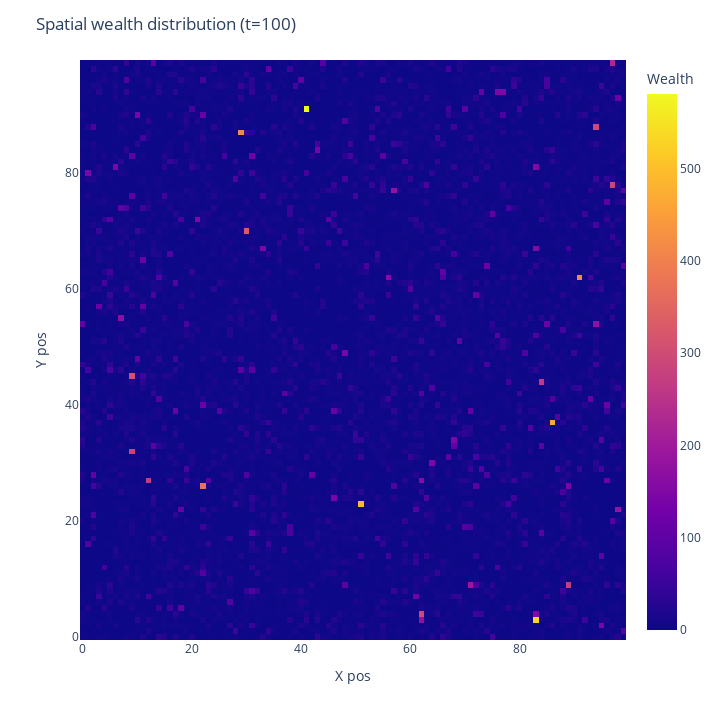

Notebook source saved alongside this figure:
### Code cell
# Plot ending type/wealth distribution
plot2D_modelTypes(model)
plot2D_modelWealth(model)

### Figure 1 — Plotly figure (JSON) as saved in the notebook; plotly's stock layout.template omitted (floating-point values rounded to 4 significant figures; data arrays with more than 128 entries replaced by an {"elided": "..."} marker saying what was removed)
{"data": [{"coloraxis": "coloraxis", "histfunc": "sum", "hovertemplate": "x_pos=%{x}<br>y_pos=%{y}<br>sum of wealth=%{z}<extra></extra>", "name": "", "nbinsx": 100, "nbinsy": 100, "type": "histogram2d", "x": {"elided": "9027 int values"}, "xaxis": "x", "xbingroup": "x", "y": {"elided": "9027 int values"}, "yaxis": "y", "ybingroup": "y", "z": {"elided": "9027 float values"}}], "layout": {"coloraxis": {"colorbar": {"title": {"text": "Wealth"}}, "colorscale": [[0, "#0d0887"], [0.1111, "#46039f"], [0.2222, "#7201a8"], [0.3333, "#9c179e"], [0.4444, "#bd3786"], [0.5556, "#d8576b"], [0.6667, "#ed7953"], [0.7778, "#fb9f3a"], [0.8889, "#fdca26"], [1, "#f0f921"]]}, "height": 720, "legend": {"tracegroupgap": 0}, "margin": {"t": 60}, "title": {"text": "Spatial wealth distribution (t=100)"}, "width": 720, "xaxis": {"anchor": "y", "domain": [0, 1], "title": {"text": "X pos"}}, "yaxis": {"anchor": "x", "domain": [0, 1], "title": {"text": "Y pos"}}}}
